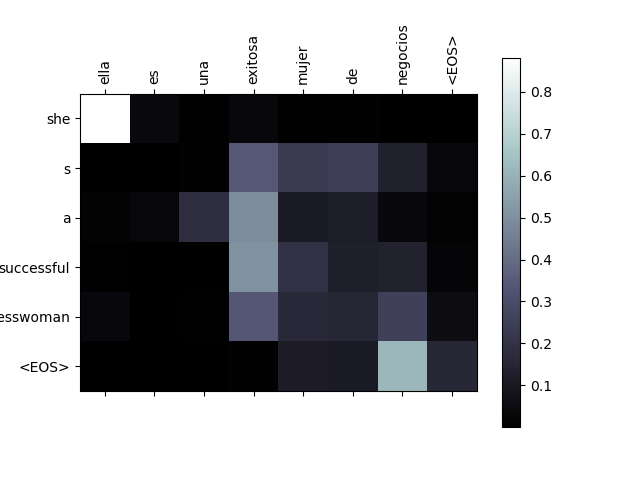

Reproduce this figure in Python.
from __future__ import unicode_literals, print_function, division
from io import open
import unicodedata
import re
import random
import time
import math

import torch
import torch.nn as nn
from torch import optim
import torch.nn.functional as F
import matplotlib.ticker as ticker
import matplotlib.pyplot as plt
plt.switch_backend('agg')

import numpy as np
from torch.utils.data import TensorDataset, DataLoader, RandomSampler

device = torch.device("cuda" if torch.cuda.is_available() else "cpu")

SOS_token = 0
EOS_token = 1

class Lang:
    def __init__(self, name):
        self.name = name
        self.word2index = {}
        self.word2count = {}
        self.index2word = {0: "SOS", 1: "EOS"}
        self.n_words = 2  # Count SOS and EOS

    def addSentence(self, sentence):
        for word in sentence.split(' '):
            self.addWord(word)

    def addWord(self, word):
        if word not in self.word2index:
            self.word2index[word] = self.n_words
            self.word2count[word] = 1
            self.index2word[self.n_words] = word
            self.n_words += 1
        else:
            self.word2count[word] += 1

# Turn a Unicode string to plain ASCII, thanks to
# https://stackoverflow.com/a/518232/2809427
def unicodeToAscii(s):
    return ''.join(
        c for c in unicodedata.normalize('NFD', s)
        if unicodedata.category(c) != 'Mn'
    )

# Lowercase, trim, and remove non-letter characters
def normalizeString(s):
    s = unicodeToAscii(s.lower().strip())
    s = re.sub(r"([.!?])", r" \1", s)
    s = re.sub(r"[^a-zA-Z!?]+", r" ", s)
    return s.strip()

def readLangs(lang1, lang2, reverse=False):
    print("Reading lines...")

    # Read the file and split into lines
    lines = open('data/%s-%s.txt' % (lang1, lang2), encoding='utf-8').\
        read().strip().split('\n')

    # Split every line into pairs and normalize
    pairs = [[normalizeString(s) for s in l.split('\t')] for l in lines]

    # Reverse pairs, make Lang instances
    if reverse:
        pairs = [list(reversed(p)) for p in pairs]
        input_lang = Lang(lang2)
        output_lang = Lang(lang1)
    else:
        input_lang = Lang(lang1)
        output_lang = Lang(lang2)

    return input_lang, output_lang, pairs

MAX_LENGTH = 10

eng_prefixes = (
    "i am ", "i m ",
    "he is", "he s ",
    "she is", "she s ",
    "you are", "you re ",
    "we are", "we re ",
    "they are", "they re "
)

def filterPair(p):
    return len(p[0].split(' ')) < MAX_LENGTH and \
        len(p[1].split(' ')) < MAX_LENGTH and \
        p[1].startswith(eng_prefixes)


def filterPairs(pairs):
    return [pair for pair in pairs if filterPair(pair)]

def prepareData(lang1, lang2, reverse=False):
    input_lang, output_lang, pairs = readLangs(lang1, lang2, reverse)
    print("Read %s sentence pairs" % len(pairs))
    pairs = filterPairs(pairs)
    print("Trimmed to %s sentence pairs" % len(pairs))
    print("Counting words...")
    for pair in pairs:
        input_lang.addSentence(pair[0])
        output_lang.addSentence(pair[1])
    print("Counted words:")
    print(input_lang.name, input_lang.n_words)
    print(output_lang.name, output_lang.n_words)
    return input_lang, output_lang, pairs

#input_lang, output_lang, pairs = prepareData('eng', 'fra', True)
input_lang, output_lang, pairs = prepareData('eng', 'spa', True)
#print(random.choice(pairs))

class EncoderRNN(nn.Module):
    def __init__(self, input_size, hidden_size, dropout_p=0.1):
        super(EncoderRNN, self).__init__()
        self.hidden_size = hidden_size

        self.embedding = nn.Embedding(input_size, hidden_size)
        self.gru = nn.GRU(hidden_size, hidden_size, batch_first=True)
        self.dropout = nn.Dropout(dropout_p)

    def forward(self, input):
        embedded = self.dropout(self.embedding(input))
        output, hidden = self.gru(embedded)
        return output, hidden
    
class DecoderRNN(nn.Module):
    def __init__(self, hidden_size, output_size):
        super(DecoderRNN, self).__init__()
        self.embedding = nn.Embedding(output_size, hidden_size)
        self.gru = nn.GRU(hidden_size, hidden_size, batch_first=True)
        self.out = nn.Linear(hidden_size, output_size)

    def forward(self, encoder_outputs, encoder_hidden, target_tensor=None):
        batch_size = encoder_outputs.size(0)
        decoder_input = torch.empty(batch_size, 1, dtype=torch.long, device=device).fill_(SOS_token)
        decoder_hidden = encoder_hidden
        decoder_outputs = []

        for i in range(MAX_LENGTH):
            decoder_output, decoder_hidden  = self.forward_step(decoder_input, decoder_hidden)
            decoder_outputs.append(decoder_output)

            if target_tensor is not None:
                # Teacher forcing: Feed the target as the next input
                decoder_input = target_tensor[:, i].unsqueeze(1) # Teacher forcing
            else:
                # Without teacher forcing: use its own predictions as the next input
                _, topi = decoder_output.topk(1)
                decoder_input = topi.squeeze(-1).detach()  # detach from history as input

        decoder_outputs = torch.cat(decoder_outputs, dim=1)
        decoder_outputs = F.log_softmax(decoder_outputs, dim=-1)
        return decoder_outputs, decoder_hidden, None # We return `None` for consistency in the training loop

    def forward_step(self, input, hidden):
        output = self.embedding(input)
        output = F.relu(output)
        output, hidden = self.gru(output, hidden)
        output = self.out(output)
        return output, hidden
    
class BahdanauAttention(nn.Module):
    def __init__(self, hidden_size):
        super(BahdanauAttention, self).__init__()
        self.Wa = nn.Linear(hidden_size, hidden_size)
        self.Ua = nn.Linear(hidden_size, hidden_size)
        self.Va = nn.Linear(hidden_size, 1)

    def forward(self, query, keys):
        scores = self.Va(torch.tanh(self.Wa(query) + self.Ua(keys)))
        scores = scores.squeeze(2).unsqueeze(1)

        weights = F.softmax(scores, dim=-1)
        context = torch.bmm(weights, keys)

        return context, weights

class AttnDecoderRNN(nn.Module):
    def __init__(self, hidden_size, output_size, dropout_p=0.1):
        super(AttnDecoderRNN, self).__init__()
        self.embedding = nn.Embedding(output_size, hidden_size)
        self.attention = BahdanauAttention(hidden_size)
        self.gru = nn.GRU(2 * hidden_size, hidden_size, batch_first=True)
        self.out = nn.Linear(hidden_size, output_size)
        self.dropout = nn.Dropout(dropout_p)

    def forward(self, encoder_outputs, encoder_hidden, target_tensor=None):
        batch_size = encoder_outputs.size(0)
        decoder_input = torch.empty(batch_size, 1, dtype=torch.long, device=device).fill_(SOS_token)
        decoder_hidden = encoder_hidden
        decoder_outputs = []
        attentions = []

        for i in range(MAX_LENGTH):
            decoder_output, decoder_hidden, attn_weights = self.forward_step(
                decoder_input, decoder_hidden, encoder_outputs
            )
            decoder_outputs.append(decoder_output)
            attentions.append(attn_weights)

            if target_tensor is not None:
                # Teacher forcing: Feed the target as the next input
                decoder_input = target_tensor[:, i].unsqueeze(1) # Teacher forcing
            else:
                # Without teacher forcing: use its own predictions as the next input
                _, topi = decoder_output.topk(1)
                decoder_input = topi.squeeze(-1).detach()  # detach from history as input

        decoder_outputs = torch.cat(decoder_outputs, dim=1)
        decoder_outputs = F.log_softmax(decoder_outputs, dim=-1)
        attentions = torch.cat(attentions, dim=1)

        return decoder_outputs, decoder_hidden, attentions


    def forward_step(self, input, hidden, encoder_outputs):
        embedded =  self.dropout(self.embedding(input))

        query = hidden.permute(1, 0, 2)
        context, attn_weights = self.attention(query, encoder_outputs)
        input_gru = torch.cat((embedded, context), dim=2)

        output, hidden = self.gru(input_gru, hidden)
        output = self.out(output)

        return output, hidden, attn_weights
    
def indexesFromSentence(lang, sentence):
    return [lang.word2index[word] for word in sentence.split(' ')]

def tensorFromSentence(lang, sentence):
    indexes = indexesFromSentence(lang, sentence)
    indexes.append(EOS_token)
    return torch.tensor(indexes, dtype=torch.long, device=device).view(1, -1)

def tensorsFromPair(pair):
    input_tensor = tensorFromSentence(input_lang, pair[0])
    target_tensor = tensorFromSentence(output_lang, pair[1])
    return (input_tensor, target_tensor)

def get_dataloader(batch_size):
    #input_lang, output_lang, pairs = prepareData('eng', 'fra', True)
    input_lang, output_lang, pairs = prepareData('eng', 'spa', True)


    n = len(pairs)
    input_ids = np.zeros((n, MAX_LENGTH), dtype=np.int32)
    target_ids = np.zeros((n, MAX_LENGTH), dtype=np.int32)

    for idx, (inp, tgt) in enumerate(pairs):
        inp_ids = indexesFromSentence(input_lang, inp)
        tgt_ids = indexesFromSentence(output_lang, tgt)
        inp_ids.append(EOS_token)
        tgt_ids.append(EOS_token)
        input_ids[idx, :len(inp_ids)] = inp_ids
        target_ids[idx, :len(tgt_ids)] = tgt_ids

    train_data = TensorDataset(torch.LongTensor(input_ids).to(device),
                               torch.LongTensor(target_ids).to(device))

    train_sampler = RandomSampler(train_data)
    train_dataloader = DataLoader(train_data, sampler=train_sampler, batch_size=batch_size)
    return input_lang, output_lang, train_dataloader

def train_epoch(dataloader, encoder, decoder, encoder_optimizer,
          decoder_optimizer, criterion):

    total_loss = 0
    for data in dataloader:
        input_tensor, target_tensor = data

        encoder_optimizer.zero_grad()
        decoder_optimizer.zero_grad()

        encoder_outputs, encoder_hidden = encoder(input_tensor)
        decoder_outputs, _, _ = decoder(encoder_outputs, encoder_hidden, target_tensor)

        loss = criterion(
            decoder_outputs.view(-1, decoder_outputs.size(-1)),
            target_tensor.view(-1)
        )
        loss.backward()

        encoder_optimizer.step()
        decoder_optimizer.step()

        total_loss += loss.item()

    return total_loss / len(dataloader)

def asMinutes(s):
    m = math.floor(s / 60)
    s -= m * 60
    return '%dm %ds' % (m, s)

def timeSince(since, percent):
    now = time.time()
    s = now - since
    es = s / (percent)
    rs = es - s
    return '%s (- %s)' % (asMinutes(s), asMinutes(rs))

def train(train_dataloader, encoder, decoder, n_epochs, learning_rate=0.001,
               print_every=100, plot_every=100):
    start = time.time()
    plot_losses = []
    print_loss_total = 0  # Reset every print_every
    plot_loss_total = 0  # Reset every plot_every

    encoder_optimizer = optim.Adam(encoder.parameters(), lr=learning_rate)
    decoder_optimizer = optim.Adam(decoder.parameters(), lr=learning_rate)
    criterion = nn.NLLLoss()

    for epoch in range(1, n_epochs + 1):
        loss = train_epoch(train_dataloader, encoder, decoder, encoder_optimizer, decoder_optimizer, criterion)
        print_loss_total += loss
        plot_loss_total += loss

        if epoch % print_every == 0:
            print_loss_avg = print_loss_total / print_every
            print_loss_total = 0
            print('%s (%d %d%%) %.4f' % (timeSince(start, epoch / n_epochs),
                                        epoch, epoch / n_epochs * 100, print_loss_avg))

        if epoch % plot_every == 0:
            plot_loss_avg = plot_loss_total / plot_every
            plot_losses.append(plot_loss_avg)
            plot_loss_total = 0

    showPlot(plot_losses)

def evaluate(encoder, decoder, sentence, input_lang, output_lang):
    with torch.no_grad():
        input_tensor = tensorFromSentence(input_lang, sentence)

        encoder_outputs, encoder_hidden = encoder(input_tensor)
        decoder_outputs, decoder_hidden, decoder_attn = decoder(encoder_outputs, encoder_hidden)

        _, topi = decoder_outputs.topk(1)
        decoded_ids = topi.squeeze()

        decoded_words = []
        for idx in decoded_ids:
            if idx.item() == EOS_token:
                decoded_words.append('<EOS>')
                break
            decoded_words.append(output_lang.index2word[idx.item()])
    return decoded_words, decoder_attn

def evaluateRandomly(encoder, decoder, n=10):
    for i in range(n):
        pair = random.choice(pairs)
        print('>', pair[0])
        print('=', pair[1])
        output_words, _ = evaluate(encoder, decoder, pair[0], input_lang, output_lang)
        output_sentence = ' '.join(output_words)
        print('<', output_sentence)
        print('')

def showPlot(points):
    plt.figure()
    fig, ax = plt.subplots()
    # this locator puts ticks at regular intervals
    loc = ticker.MultipleLocator(base=0.2)
    ax.yaxis.set_major_locator(loc)
    plt.plot(points)
    fig.savefig("attention_loss.png")

hidden_size = 128
batch_size = 32

input_lang, output_lang, train_dataloader = get_dataloader(batch_size)

encoder = EncoderRNN(input_lang.n_words, hidden_size).to(device)
decoder = AttnDecoderRNN(hidden_size, output_lang.n_words).to(device)

train(train_dataloader, encoder, decoder, 80, print_every=5, plot_every=5)

encoder.eval()
decoder.eval()
evaluateRandomly(encoder, decoder)

def showAttention(input_sentence, output_words, attentions):
    fig = plt.figure()
    ax = fig.add_subplot(111)
    cax = ax.matshow(attentions.cpu().numpy(), cmap='bone')
    fig.colorbar(cax)

    x_labels = [''] + input_sentence.split(' ') + ['<EOS>']
    y_labels = [''] + output_words

    ax.xaxis.set_major_locator(ticker.MultipleLocator(1))
    ax.yaxis.set_major_locator(ticker.MultipleLocator(1))
    ax.set_xticklabels(x_labels, rotation=90)
    ax.set_yticklabels(y_labels)

    fig.savefig("attention.png")


def evaluateAndShowAttention(input_sentence):
    output_words, attentions = evaluate(encoder, decoder, input_sentence, input_lang, output_lang)
    print('input =', input_sentence)
    print('output =', ' '.join(output_words))
    showAttention(input_sentence, output_words, attentions[0, :len(output_words), :])


# evaluateAndShowAttention('il n est pas aussi grand que son pere')

# evaluateAndShowAttention('je suis trop fatigue pour conduire')

# evaluateAndShowAttention('je suis desole si c est une question idiote')

# evaluateAndShowAttention('je suis reellement fiere de vous')

evaluateAndShowAttention('maria era la unica profesora')

evaluateAndShowAttention('ella es una exitosa mujer de negocios')
